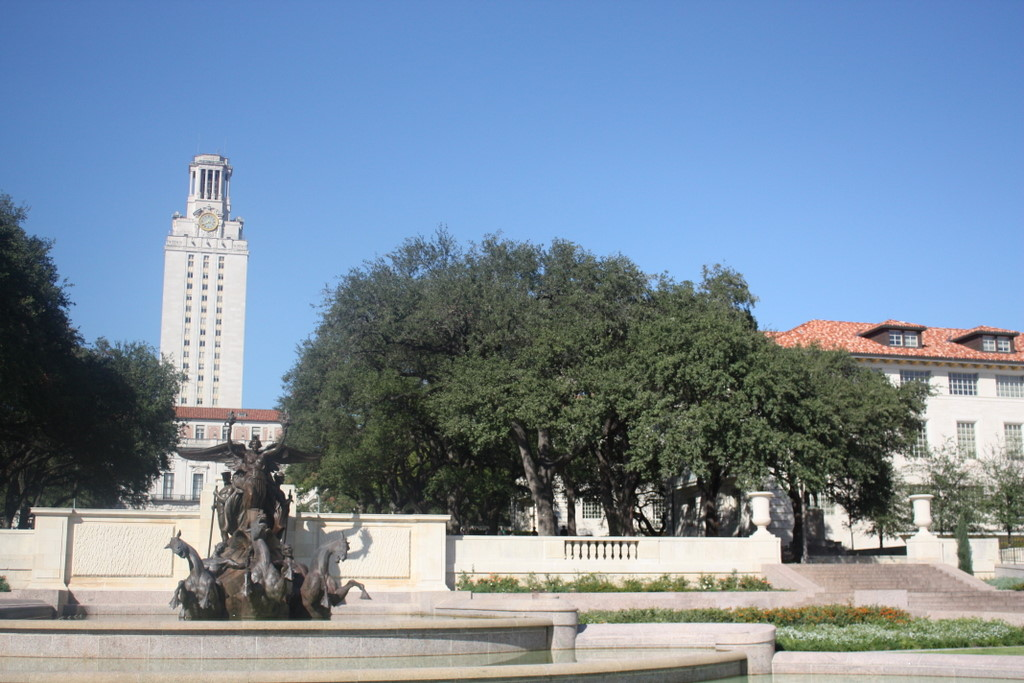
%> input picture MP3_Homography_and_fundamental_matrix_estimation/imgs/left.jpg, 1024 x 683 px
$ octave run_part1.m   (GNU Octave 9; MATLAB toolbox functions it lacks are replaced by stand-ins)
%> lines starting %> are read from the running program, lines starting %| are printed output that depends on the picture; in (x1, y1, x2, y2) boxes, pixels count from 0 and x2, y2 are one past the last pixel; in counts of white or black regions, pixels touching at a corner belong together; the program's own positions count from 1
### MP3_Homography_and_fundamental_matrix_estimation/homography_estimate.m
function Hrs = homography_estimate(imR,imS,display)
% Estimate the homography transformation from reference(img_R) to source(img_S)
%
% Input:
%      img_R - reference image
%      img_S - source image
%      img_R = Hrs * img_S
% Output:
%      Hrs - image level estimation of homography transformation matrix

    % Dimension correction
    if ndims(imR) == 3
        img_R = im2double(rgb2gray(imR));
        img_S = im2double(rgb2gray(imS));
    else
        img_R = im2double(imR);
        img_S = im2double(imS);
    end

    % Extract features from both images
    method = 'blob';
    disp('>>>> Extract Features');
    [keypt_R,des_R] = get_feature(img_R,method,display,'refer');
    [keypt_S,des_S] = get_feature(img_S,method,display,'source');

    % Get matching pairs for image
    num_matches = 400;
    dis = dist2(des_R,des_S);
    top = sort(dis(:));
    th = top(min(num_matches,numel(dis)));
    [sR,sS] = find(dis<=th);
    matches = [sR,sS]';

    % pair matches to homogenous coordinates
    pos_R = keypt_R(matches(1,:),1:2)' ; pos_R(3,:) = 1 ;
    pos_S = keypt_S(matches(2,:),1:2)' ; pos_S(3,:) = 1 ;
    if display
        show_matches(img_R,pos_R,img_S,pos_S,'pre');
    end

    % Automatic homography estimation with RANSAC
    disp('>>>> Perform RANSAC');
    iter = 5000;
    best_fit = 0;
    for t = 1: iter
        % estimate homograpyh using rand 4 pairs
        subset = randsample(size(matches,2),4);
        pts_R = pos_R(:, subset);
        pts_S = pos_S(:, subset);
        Htemp = homography(pts_R, pts_S);
        if isempty(Htemp)
            continue;
        end

        % score homography
        [dist, inlier]= score_homography(Htemp,pos_R,pos_S,5);
        num_inlier = sum(inlier);

        % update best fit and compute average residual;
        if num_inlier > best_fit
            best_fit = num_inlier;
            Hrs = Htemp;

            idx = find(inlier);
            in_pos_R = pos_R(:,idx);
            in_pos_S = pos_S(:,idx);
            aver_res = sum(dist(idx))/num_inlier;
        end
    end
    % display
    fprintf('Num of Inliers - %d \n',best_fit);
    fprintf('Average residual - %.2f \n',aver_res);
    if display
        show_matches(img_R,in_pos_R,img_S,in_pos_S,'post');
        check_homography(Hrs,imR,imS);
    end
end

function [dist, inlier]= score_homography(H,pos_R,pos_S,th)
    pos_R_ = H * pos_S ; % project points from first image to second using H
    du = pos_R_(1,:)./pos_R_(3,:) - pos_R(1,:)./pos_R(3,:) ;
    dv = pos_R_(2,:)./pos_R_(3,:) - pos_R(2,:)./pos_R(3,:) ;
    dist = sqrt(du.*du + dv.*dv);
    inlier = dist < th;  % distance threshold
end

function check_homography(H,R,S)
    % set 4 corners
    [h,w,~] = size(R);
    hh = 0.6*h;
    ww = 0.2*w;
    d = 90;
    pos_S = [ww,hh,1;   (ww+d),hh,1;   (ww+d),(hh+d),1;   ww,(hh+d),1]';

    % transform
    pos_R = H * pos_S;
    pos_R = pos_R./pos_R(3);

    % display
    figure(1),
    subplot(1,2,1);
    imshow(S),title('Source Frame'),hold on;
    draw_frame(pos_S);

    subplot(1,2,2);
    imshow(R),title('Reference Frame'),hold on;
    draw_frame(pos_R);
end

function draw_frame(pos)
    from = [1,1,1,1];
    to = [2,3,4,1];
    fromX = pos(1,from)';
    toX = pos(1,to)';
    fromY = pos(2,from)';
    toY = pos(2,to)';

    h = line([fromX; toX], [fromY; toY]);
    set(h,'linewidth', 2, 'color', 'r') ;
end

function H = homography(pts_R, pts_S)
% Compute homography using 4 pairs of matching points that maps from
% pts_S to pts_R using least squares solver.
%
% Input:
%     pts_R - reference homogeneous coordinates
%     pts_S - projected homogeneous coordinates
% Output:
%     H - 3x3 matrix, such that pts_S ~= H*pts_R

    % Normalize homogeneous coordinates
    T_ = normalizeTransform(pts_R);
    T = normalizeTransform(pts_S);
    X_ = T_ * pts_R;
    X = T * pts_S;

    % Construct A and compute H
    len = size(X_,2);
    A = zeros(2*len,9);
    for i = 1: len
        u = X(1,i);
        v = X(2,i);
        u_ = X_(1,i);
        v_ = X_(2,i);

        A(2*i-1,:) =    [-u, -v, -1,    0,  0,  0,   u*u_, v*u_, u_];
        A(2*i,:) =      [ 0,  0,  0,   -u, -v, -1,   u*v_, v*v_, v_];
    end
    if sum(isinf(A)+isnan(A)) >0
        H = [];
    else
        [~, ~, V] = svd(A);
        Hn = V(:,end);
        Hn = reshape(Hn,[3,3])';

        % Unnormalize
        T_inv = T_\eye(3);
        H = T_inv * Hn * T;
    end
end

function T = normalizeTransform(pts)
    u = pts(2,:);
    v = pts(1,:);
    n = numel(u);

    aver_u = mean(u);
    aver_v = mean(v);
    den = real(sqrt((u-aver_u).^2 + (v-aver_v).^2));
    den = sum(den);
    sigma = sqrt(2)*n /den;

    T = sigma.*[1,0,-aver_u;
                0,1,-aver_v;
                0,0,1/sigma];
end

### MP3_Homography_and_fundamental_matrix_estimation/blob.m
function [cim,x,y,r] = blob(img,sigma,maxR,iter,radius,thresh)
    k = nthroot(maxR/sqrt(2)/sigma,iter);
    [h,w] = size(img);

    %% Build Laplacian Pyramid
    img_space = zeros(h,w,iter);
    scl_space = zeros(iter,1);scl_space(1) = 1;

    lap = fspecial('log',6*sigma,sigma);
    nor_lap = lap.*(sigma^2);
    sig = 1;
    for i = 1:iter
        ims = imresize(img,[ceil(h/sig),ceil(w/sig)]);
        imf = imfilter(ims,nor_lap,'symmetric');
        imf = imf.^2;
        imu = imresize(imf,[h,w],'bicubic');
        sig = k^i;

        img_space(:,:,i) = imu;
        scl_space(i+1) = sig;
    end
    scl_space = scl_space(1:iter,1).*sigma.*sqrt(2);

    if false
        figure(3);
        set(gcf,'position',[1 500 1600 700]);
        num = size(img_space,3);
        row_num = 3;
        per_row = ceil(num/row_num);
        for i = 1:num
            subplot(row_num,per_row,i),imagesc(img_space(:,:,i)),axis off, colorbar;
        end

        fig = gcf;
        fig.PaperPositionMode = 'auto';
        capture = ['out/', sprintf('%s-pyramid',outname)];
        print(capture,'-dpng','-r0');
    end

    %% Nonmaximum Suppression
    % Slidewise Nonmaximum Suppression
    maxi_space = img_space;
    sz = 2*radius+1;
    n = size(img_space,3);
    for i = 1:n
        maxi_space(:,:,i) = ordfilt2(img_space(:,:,i),sz^2,ones(sz));
    end

    % Third Dimension Nonmaximum Suppression
    x =[]; y = []; r = [];
    cim = zeros(h,w);
    for i = 1:n
        cur = maxi_space(:,:,i);
        cur_up = ones(size(cur)); cur_down = ones(size(cur));
        if (i>1) up = maxi_space(:,:,i-1); cur_up = (cur-up)>0; end
        if (i<n) down = maxi_space(:,:,i+1); cur_down = (cur-down)>0; end
        at_max_level = (cur_up) & (cur_down);

        im = img_space(:,:,i);
        at_max_center = (im == cur) & (im > thresh);

        imcur = at_max_level .* at_max_center;

        [cx,cy] = find(imcur);
        cim = cim | imcur;
        cr = ones(size(cx)).*scl_space(i);
        x = [x;cx]; y = [y;cy]; r = [r;cr];
    end

    if false
        figure(4),show_all_circles(img, y, x, r);
        fig = gcf;
        fig.PaperPositionMode = 'auto';
        capture = ['out/', sprintf('%s-blob',outname)];
        print(capture,'-dpng','-r0');
    end
end

### MP3_Homography_and_fundamental_matrix_estimation/get_feature.m
function [keypt,des] = get_feature(img,method,display,picname)

    % Dimension correction
    if ndims(img) == 3
        img = im2double(rgb2gray(img));
    else
        img = im2double(img);
    end

    % detect keypoints
    thresh = 0.02;
    sigma = 1;
    if strcmp(method,'blob')
        % blob detection
        [~,ly,lx,lr] = blob(img,sigma,50,12,1,thresh);
    else
        % harris corner detection
        [~,ly,lx] = harris(img,sigma,thresh,1);
        lr = ones(size(lx)).*5;
    end
    keypt = [lx,ly,lr];

    % delete boundary points
    [h,w] = size(img);
    in_boundary = (ly-lr>0) & (ly+lr-h<0) & (lx-lr>0) & (lx+lr-w<0);
    id = find(~in_boundary);
    keypt(id,:) = [];

    % compute descriptor
    des = find_sift(img, keypt, 2);

    % display features
    if display
        figure(),show_features(img,keypt);
        fig = gcf;
        fig.PaperPositionMode = 'auto';
        capture = ['out/', sprintf('%s-%s-features',picname,method)];
        print(capture,'-dpng','-r0');
    end
end

function show_features(I,keypts,color,ln_wid)
% Input:
%     I - image to display feature on;
%     keypts - each feature in one row, with col order of [left-right(x),up-down(y),rad]
%     color - (optional) circle color;
%     ln_wid - (optional) line-width of circles;

    if nargin < 3
        color = 'r';
    end

    if nargin < 4
       ln_wid = 1;
    end

    cx = keypts(:,1);
    cy = keypts(:,2);
    rad = keypts(:,3);

    imshow(I); hold on;
        theta = 0:0.1:(2*pi+0.1);
        cx1 = cx(:,ones(size(theta)));
        cy1 = cy(:,ones(size(theta)));
        rad1 = rad(:,ones(size(theta)));
        theta = theta(ones(size(cx1,1),1),:);
        X = cx1+cos(theta).*rad1;
        Y = cy1+sin(theta).*rad1;
        line(X', Y', 'Color', color, 'LineWidth', ln_wid);
        title(sprintf('%d circles', size(cx,1)));

end

### MP3_Homography_and_fundamental_matrix_estimation/find_sift.m
function sift_arr = find_sift(I, circles, enlarge_factor)
%
% Compute non-rotation-invariant SIFT descriptors of a set of circles
% I is the image
% circles is an Nx3 array where N is the number of circles, where the
%    first column is the x-coordinate, the second column is the y-coordinate,
%    and the third column is the radius
% enlarge_factor is by how much to enlarge the radius of the circle before
%    computing the descriptor (a factor of 1.5 or larger is usually necessary
%    for best performance)
% The output is an Nx128 array of SIFT descriptors
%
% Note that this code is not rotation-invariant, i.e., it does not attempt
% to normalize the patches by rotating them so that the horizontal direction
% is aligned with the dominant gradient orientation of the patch.
%
% (c) Lana Lazebnik
%

if ndims(I) == 3
    I = im2double(rgb2gray(I));
else
    I = im2double(I);
end

% parameters (default SIFT size)
num_angles = 8;
num_bins = 4;
num_samples = num_bins * num_bins;
alpha = 9; % smoothing for orientation histogram

if nargin < 3
    enlarge_factor = 1.5;
end

angle_step = 2 * pi / num_angles;
angles = 0:angle_step:2*pi;
angles(num_angles+1) = []; % bin centers

[hgt wid] = size(I);
num_pts = size(circles,1);

sift_arr = zeros(num_pts, num_samples * num_angles);

% edge image
sigma_edge = 1;


[G_X,G_Y]=gen_dgauss(sigma_edge);
I_X = filter2(G_X, I, 'same'); % vertical edges
I_Y = filter2(G_Y, I, 'same'); % horizontal edges
I_mag = sqrt(I_X.^2 + I_Y.^2); % gradient magnitude
I_theta = atan2(I_Y,I_X);
I_theta(isnan(I_theta)) = 0; % necessary????

% make default grid of samples (centered at zero, width 2)
interval = 2/num_bins:2/num_bins:2;
interval = interval - (1/num_bins + 1);
[grid_x grid_y] = meshgrid(interval, interval);
grid_x = reshape(grid_x, [1 num_samples]);
grid_y = reshape(grid_y, [1 num_samples]);

% make orientation images
I_orientation = zeros(hgt, wid, num_angles);
% for each histogram angle
for a=1:num_angles
    % compute each orientation channel
    tmp = cos(I_theta - angles(a)).^alpha;
    tmp = tmp .* (tmp > 0);

    % weight by magnitude
    I_orientation(:,:,a) = tmp .* I_mag;
end

% for all circles
for i=1:num_pts
    cx = circles(i,1); % x - left to right
    cy = circles(i,2); % y - up to down
    r = circles(i,3) * enlarge_factor;

    % find coordinates of sample points (bin centers)
    grid_x_t = grid_x * r + cx;
    grid_y_t = grid_y * r + cy;
    grid_res = grid_y_t(2) - grid_y_t(1);

    % find window of pixels that contributes to this descriptor
    x_lo = floor(max(cx - r - grid_res/2, 1));
    x_hi = ceil(min(cx + r + grid_res/2, wid));
    y_lo = floor(max(cy - r - grid_res/2, 1));
    y_hi = ceil(min(cy + r + grid_res/2, hgt));

    % find coordinates of pixels
    [grid_px, grid_py] = meshgrid(x_lo:x_hi,y_lo:y_hi);
    num_pix = numel(grid_px);
    grid_px = reshape(grid_px, [num_pix 1]);
    grid_py = reshape(grid_py, [num_pix 1]);

    % find (horiz, vert) distance between each pixel and each grid sample
    dist_px = abs(repmat(grid_px, [1 num_samples]) - repmat(grid_x_t, [num_pix 1]));
    dist_py = abs(repmat(grid_py, [1 num_samples]) - repmat(grid_y_t, [num_pix 1]));

    % find weight of contribution of each pixel to each bin
    weights_x = dist_px/grid_res;
    weights_x = (1 - weights_x) .* (weights_x <= 1);
    weights_y = dist_py/grid_res;
    weights_y = (1 - weights_y) .* (weights_y <= 1);
    weights = weights_x .* weights_y;

    % make sift descriptor
    curr_sift = zeros(num_angles, num_samples);
    for a = 1:num_angles
        tmp = reshape(I_orientation(y_lo:y_hi,x_lo:x_hi,a),[num_pix 1]);
        tmp = repmat(tmp, [1 num_samples]);
        curr_sift(a,:) = sum(tmp .* weights);
    end
    sift_arr(i,:) = reshape(curr_sift, [1 num_samples * num_angles]);

end

%% normalize the SIFT descriptors more or less as described in Lowe (2004)
tmp = sqrt(sum(sift_arr.^2, 2));
normalize_ind = find(tmp > 1);

sift_arr_norm = sift_arr(normalize_ind,:);
sift_arr_norm = sift_arr_norm ./ repmat(tmp(normalize_ind,:), [1 size(sift_arr,2)]);

% suppress large gradients
sift_arr_norm(find(sift_arr_norm > 0.2)) = 0.2;

% finally, renormalize to unit length
tmp = sqrt(sum(sift_arr_norm.^2, 2));
sift_arr_norm = sift_arr_norm ./ repmat(tmp, [1 size(sift_arr,2)]);

sift_arr(normalize_ind,:) = sift_arr_norm;

function [GX,GY]=gen_dgauss(sigma)

f_wid = 4 * floor(sigma);
G = normpdf(-f_wid:f_wid,0,sigma);
G = G' * G;
[GX,GY] = gradient(G);

GX = GX * 2 ./ sum(sum(abs(GX)));
GY = GY * 2 ./ sum(sum(abs(GY)));

### MP3_Homography_and_fundamental_matrix_estimation/dist2.m
function n2 = dist2(x, c)
% DIST2	Calculates squared distance between two sets of points.
% Adapted from Netlab neural network software:
% http://www.ncrg.aston.ac.uk/netlab/index.php
%
%	Description
%	D = DIST2(X, C) takes two matrices of vectors and calculates the
%	squared Euclidean distance between them.  Both matrices must be of
%	the same column dimension.  If X has M rows and N columns, and C has
%	L rows and N columns, then the result has M rows and L columns.  The
%	I, Jth entry is the  squared distance from the Ith row of X to the
%	Jth row of C.
%
%
%	Copyright (c) Ian T Nabney (1996-2001)

[ndata, dimx] = size(x);
[ncentres, dimc] = size(c);
if dimx ~= dimc
	error('Data dimension does not match dimension of centres')
end

n2 = (ones(ncentres, 1) * sum((x.^2)', 1))' + ...
  ones(ndata, 1) * sum((c.^2)',1) - ...
  2.*(x*(c'));

% Rounding errors occasionally cause negative entries in n2
if any(any(n2<0))
  n2(n2<0) = 0;
end

### MP3_Homography_and_fundamental_matrix_estimation/show_matches.m
function show_matches(img_R,pos_R,img_S,pos_S,picname)
    two_img = cat(2,img_R,img_S);
    pos_S(1,:) = pos_S(1,:)+ size(img_R,2);

    figure(),imshow(two_img),hold on;
    plot(pos_R(1,:),pos_R(2,:),'rx');
    plot(pos_S(1,:),pos_S(2,:),'mx');
    for i = 1: size(pos_R,2)
        x = [pos_R(1,i),pos_S(1,i)];
        y = [pos_R(2,i),pos_S(2,i)];
        plot(x,y,'g-');
    end
    hold off;
    title('feature matches');
        fig = gcf;
        fig.PaperPositionMode = 'auto';
        capture = ['out/', sprintf('%s-matches',picname)];
        print(capture,'-dpng','-r0');
end

### MP3_Homography_and_fundamental_matrix_estimation/neighbor_stitch.m
function output = neighbor_stitch(from, to,base)
    % overlapping detecting
    mask_ovlp = double((sum(from,3) & sum(to,3)) >0);
    mask_from = double(sum(from,3) > 0);
    [ovlp_y, ovlp_x] = find(mask_ovlp);

    % image cut in overlapping- distance to center
    [from_ceny, from_cenx] = find_center(from);
    [to_ceny, to_cenx] = find_center(to);
    dis2_from = (ovlp_y - from_ceny).^2 + (ovlp_x - from_cenx).^2;
    dis2_to = (ovlp_y - to_ceny).^2 + (ovlp_x - to_cenx).^2;
    trans_pts= single((dis2_from - dis2_to)<0); % from =1, to = 0;
    mask_trans = ones(size(to,1),size(to,2));
    for i = 1: length(ovlp_y)
        y = ovlp_y(i);
        x = ovlp_x(i);
        mask_trans(y,x) = trans_pts(i);
    end
    mask = double(mask_from & mask_trans);   % from =1, to = 0;

    % simple copy blending
    mask = repmat(mask,[1,1,3]);
    output = from.* mask+base.*(1-mask);
end

function [ceny, cenx] = find_center(img)
    [y,x] = find(sum(img,3)>0);
    ceny = mean(y);
    cenx = mean(x);
end

### MP3_Homography_and_fundamental_matrix_estimation/run_part1.m
% Stitching pairs of images

close all; clear; clc;

Xdata = [-35,800];
Ydata = [-20,420];
img_pair = 'uttower';

% put reference image onto base plane
R = im2double(imread('imgs/left.jpg'));
    R = imresize(R,0.5);
%> R: size 342x512x3 double
    Ho = homography_estimate(R,R,false);
%> after the loop in blob, `for i = 1:iter`: scl_space = [1; 1.35; 1.81; 2.44; 3.28; 4.42; 5.95; 8; 10.77; 14.5; 19.52; 26.27; 35.36]
%> in blob, `scl_space = scl_space(1:iter,1).*sigma.*sqrt(2);`: scl_space = [1.41; 1.9; 2.56; 3.45; 4.64; 6.25; 8.41; 11.32; 15.23; 20.5; 27.6; 37.15]
%> in blob, `n = size(img_space,3);`: n = 12
%> the loop in blob, `for i = 1:n` made 12 passes
%> the loop in blob, `for i = 1:n` made 12 passes
%> (cx, cy) on passes 11 to 12: ([215; 180; 342; 275; 237; 275; 237; 276; 143; 238], [47; 105; 123; 193; 234; 258; 322; 350; 392; 512]), ([206; 258; 158; 280; 207; 280; 208], [37; 61; 93; 117; 178; 341; 402])
%> pass 1, in blob, `cur_down = (cur-down)>0`:
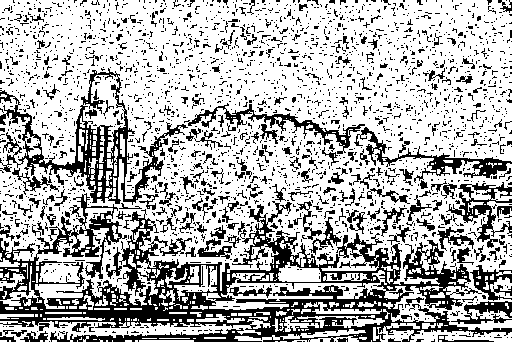
%> cur_down: size 342x512 logical; 70.2% white; 2488 black regions (2259 under 20 px), largest, box (x1, y1, x2, y2) and area: (0, 193, 512, 342) 22183, (0, 68, 188, 205) 4588, (354, 127, 512, 183) 1468
%> pass 1, in blob, `at_max_center = (im == cur) & (im > thresh);`:
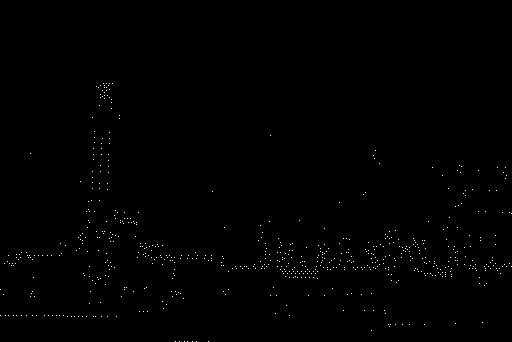
%> at_max_center: size 342x512 logical; 0.38% white in thin lines or dots, all inside (x1, y1, x2, y2) = (0, 83, 512, 342)
%> after the loop in blob, `for i = 1:n`:
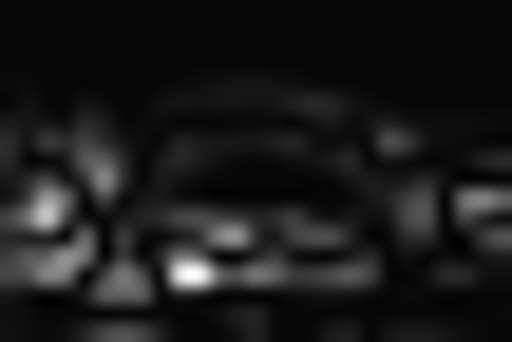
%> up: size 342x512 double; min -0.0021, max 0.0792, mean 0.00631; drawn with min black and max white
%> after the loop in blob, `for i = 1:n`: r = 960 values from 1.41 to 37.15; x = 960 values, max 342 at index 206, min 84 at index 104, mean 253.3; y = 960 values, max 512 at index 512, min 1 at index 1, mean 263.9
%> in get_feature, `[~,ly,lx,lr] = blob(img,sigma,50,12,1,thresh);`: ly has the same summary as x in blob; lx has the same summary as y in blob; lr = 960 values from 1.41 to 37.15
%> in get_feature, `keypt = [lx,ly,lr];`: keypt = 960 rows, first 12: [1 290 1.41; 1 316 1.41; 5 264 1.41; 6 316 1.41; 8 262 1.41; 9 256 1.41; 9 316 1.41; 10 264 1.41; 12 266 1.41; 14 266 1.41; 14 316 1.41; 16 264 1.41]
%> in get_feature, `in_boundary = (ly-lr>0) & (ly+lr-h<0) & (lx-lr>0) & (lx+lr-w<0);`: in_boundary = 960 logical values, 928 true
%> in get_feature, `id = find(~in_boundary);`: id = 32 values from 1 to 954
%> in find_sift, `num_pts = size(circles,1);`: num_pts = 928
%> the loop in find_sift, `for i=1:num_pts` made 928 passes
%> (cx, cy, x_lo, x_hi, y_lo, y_hi) on passes 1 to 3: (5, 264, 1, 9, 260, 268), (6, 316, 2, 10, 312, 320), (8, 262, 4, 12, 258, 266)
%> after the loop in find_sift, `for i=1:num_pts`:
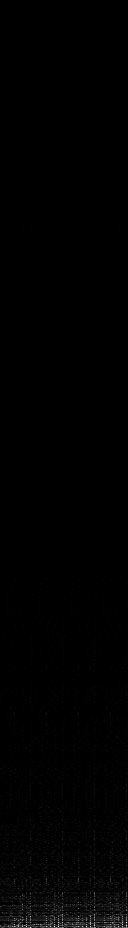
%> sift_arr: size 928x128 double; min 0, max 86.96, mean 0.6; drawn with min black and max white
%> in find_sift, `tmp = sqrt(sum(sift_arr.^2, 2));`: tmp = 928 values, max 356.7 at index 927, min 0.544 at index 470, mean 10.45
%> in find_sift, `normalize_ind = find(tmp > 1);`: normalize_ind = 858 values from 1 to 928
%> in find_sift, `sift_arr_norm(find(sift_arr_norm > 0.2)) = 0.2;`:
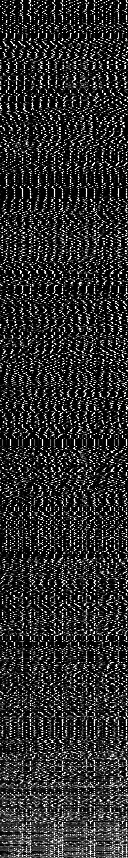
%> sift_arr_norm: size 858x128 double; min 0, max 0.2, mean 0.0356; drawn with min black and max white
%> in find_sift, `tmp = sqrt(sum(sift_arr_norm.^2, 2));`: tmp = 858 values, max 0.997 at index 851, min 0.512 at index 89, mean 0.762
%> in homography_estimate, `[keypt_R,des_R] = get_feature(img_R,method,display,'refer');`: keypt_R = 928 rows, first 12: [5 264 1.41; 6 316 1.41; 8 262 1.41; 9 256 1.41; 9 316 1.41; 10 264 1.41; 12 266 1.41; 14 266 1.41; 14 316 1.41; 16 264 1.41; 17 255 1.41; 17 258 1.41]
%> the loop in blob (call 2), `for i = 1:n` made 12 passes
%> the loop in blob (call 2), `for i = 1:n` made 12 passes
%| Num of Inliers - 928
%| Average residual - 0.00
    To = maketform('projective', Ho');
    base = imtransform(R, To, 'XData',Xdata,'YData',Ydata);

% add source image to reference plane
Sl = im2double(imread('imgs/right.jpg'));
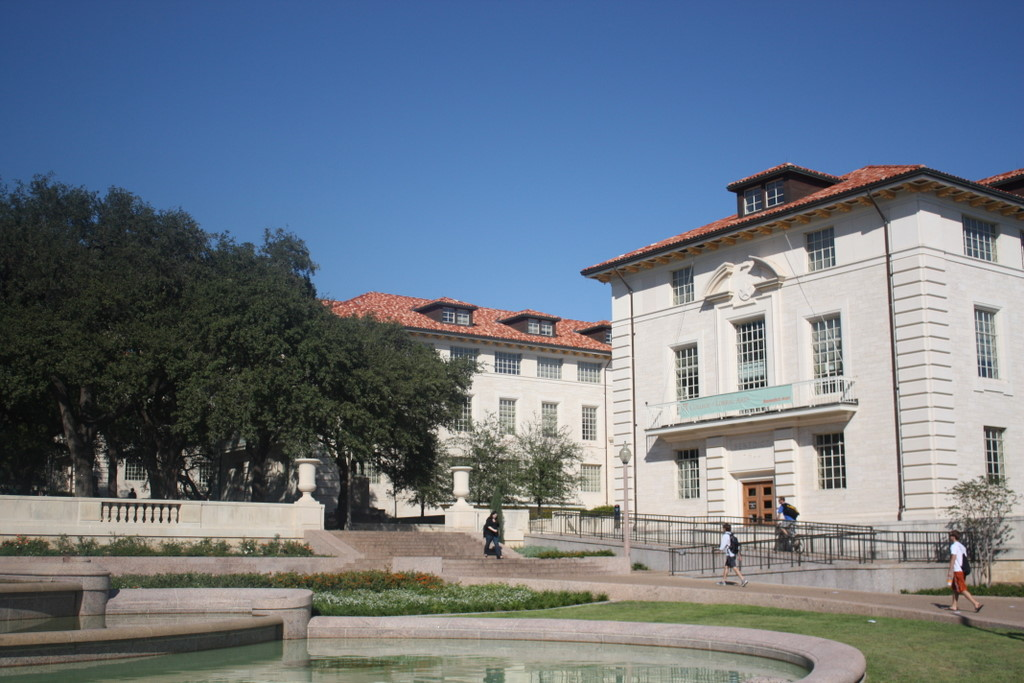
%> input picture MP3_Homography_and_fundamental_matrix_estimation/imgs/right.jpg, 1024 x 683 px
    Sl = imresize(Sl,0.5);
%> Sl: size 342x512x3 double
    H = homography_estimate(R,Sl,true);
%> the loop in blob (call 3), `for i = 1:iter` made 12 passes
%> pass 3, in blob (call 3), `imf = imfilter(ims,nor_lap,'symmetric');`:
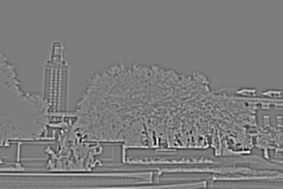
%> imf: size 189x283 double; min -0.324, max 0.336, mean 6e-05; drawn with min black and max white
%> the loop in blob (call 3), `for i = 1:n` made 12 passes
%| Num of Inliers - 122
%| Average residual - 1.94
%> the loop in show_matches (call 2), `for i = 1: size(pos_R,2)` made 122 passes
    T = maketform('projective', H');
    toadd = imtransform(Sl, T, 'XData',Xdata,'YData',Ydata);

% Neighboring image stitch
output = neighbor_stitch(toadd,base,base);
figure(),imshow(output),title('pair image stitch');
    fig = gcf;
    fig.PaperPositionMode = 'auto';
    capture = ['out/', sprintf('%s-pair_stitch',img_pair)];
    print(capture,'-dpng','-r0');
